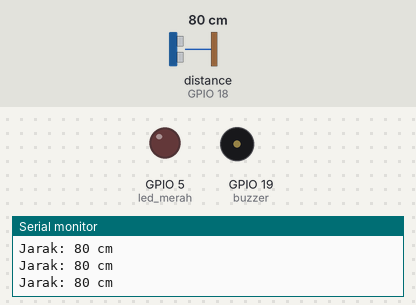
The program below on a simulated ESP32. Shown: output pins drawn as LEDs (lit = HIGH), buzzer (waves = sounding), the last lines printed to the serial monitor. Wiring (from diagram.json): ultrasonic range finder: trigger GPIO 17; echo GPIO 18. The inputs (shaded band) are chosen by the test bench; at power-on: distance to the obstacle (sensor on GPIO 18) 80 cm. The echo pulse lasts 58.3 µs per cm; pins used as bus, display or sensor lines are not drawn.

Above: at 1.3 s.
1.4 s: distance to the obstacle (sensor on GPIO 18) set to 12 cm
2.9 s: distance to the obstacle (sensor on GPIO 18) set to 9 cm
At 3.9 s:
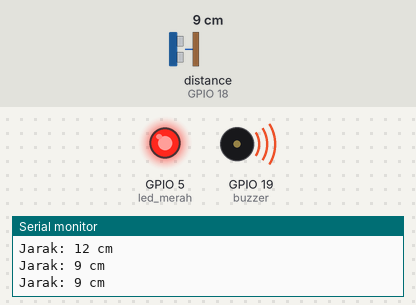
4.5 s: distance to the obstacle (sensor on GPIO 18) set to 18 cm
At 5.1 s:
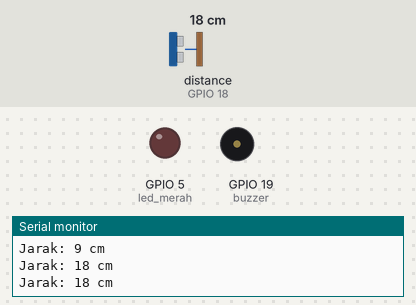
6.0 s: distance to the obstacle (sensor on GPIO 18) set to 2 cm
At 6.4 s:
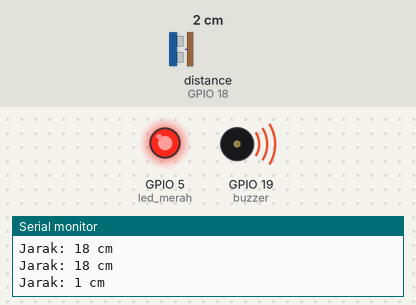
Timing chart, 0 to 8.5 s (numbered marks = the images above; inputs shaded):
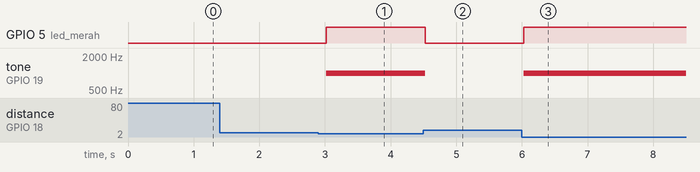

Measured:
- the behaviour switches between 11 and 10 cm on distance to the obstacle (sensor on GPIO 18) (found by bisection; images 0 and 1)
- after the input at 2.9 s, GPIO 5 (led_merah): LOW → HIGH after 0.12 s; tone on GPIO 19 (buzzer): silent → 1000 Hz after 0.12 s
- after the input at 4.5 s, GPIO 5 (led_merah): HIGH → LOW at once; tone on GPIO 19 (buzzer): 1000 Hz → silent at once
- after the input at 6.0 s, GPIO 5 (led_merah): LOW → HIGH at once; tone on GPIO 19 (buzzer): silent → 1000 Hz at once

The program:

main.cpp
```cpp
#include <Arduino.h>

#define led_merah 5

#define buzzer 19
#define trigger 17
#define echo 18

int frekuensi = 1000; // Frekuensi buzzer dalam Hz

void setup() {
  Serial.begin(9600);
  pinMode(led_merah, OUTPUT);

  pinMode(buzzer, OUTPUT);
  pinMode(trigger, OUTPUT);
  pinMode(echo, INPUT);

}

void loop() {
  long waktu, jarak;

  // Mengirimkan pulsa trigger ke sensor ultrasonik
  digitalWrite(trigger, LOW);
  delayMicroseconds(2);
  digitalWrite(trigger, HIGH);
  delayMicroseconds(10);
  digitalWrite(trigger, LOW);

  // Mengukur durasi pulsa echo
  waktu = pulseIn(echo, HIGH);

  // Menghitung jarak
  jarak = (waktu / 2) / 29.1;

  // Menampilkan jarak pada Serial Monitor
  Serial.print("Jarak: ");
  Serial.print(jarak);
  Serial.println(" cm");

  if (jarak <= 10) {
    digitalWrite(led_merah, HIGH); // LED menyala
    tone(buzzer, 1000);            // Buzzer bunyi
  } else {
    digitalWrite(led_merah, LOW);  // LED mati
    noTone(buzzer);                // Buzzer mati
  }

  delay(500); // Delay 500 ms sebelum pembacaan berikutnya
}
```
